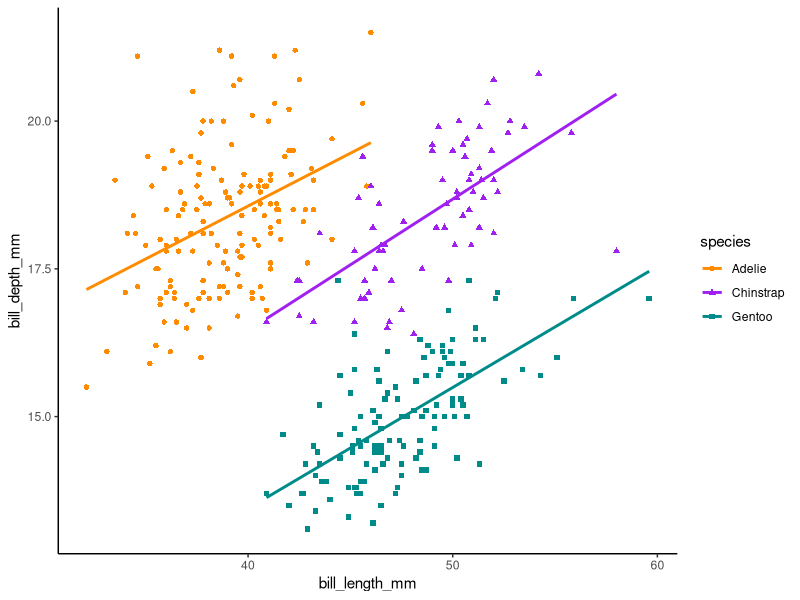
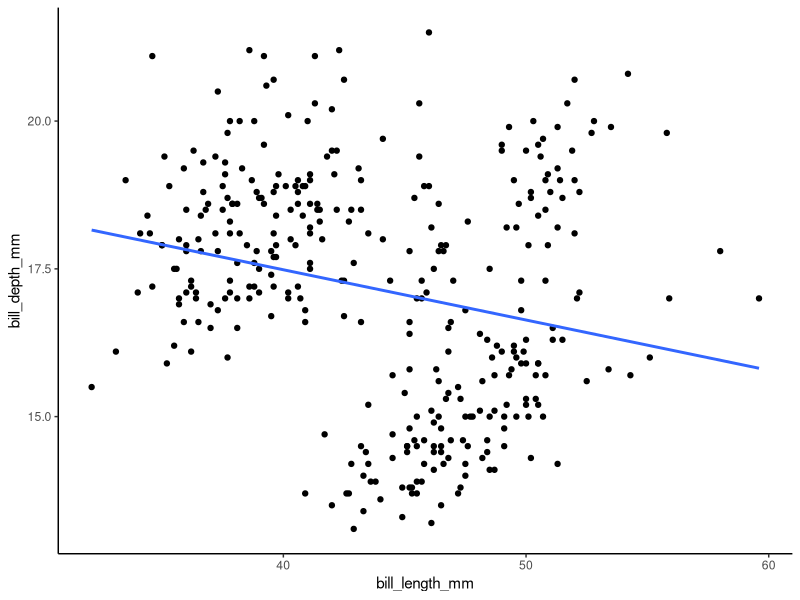
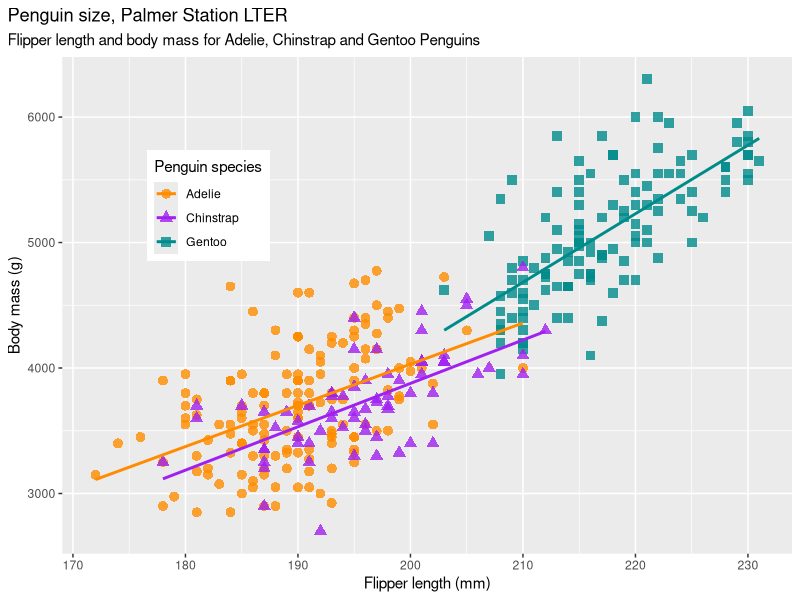

These figures' R source, in order: (Note: this script raises an error after producing the figures.)
## ---- chunk 1
knitr::opts_chunk$set(echo = FALSE, warning = FALSE, message = FALSE, fig.height=6, fig.width=8)
## ---- chunk 2
library(palmerpenguins)
library(here)
library(ggplot2)
library(dplyr)
## ---- chunk 3
data <- penguins
## ---- chunk 4
ggplot(data = data, aes(x = bill_length_mm, y = bill_depth_mm, colour = species, shape = species)) +
  geom_point() +
  scale_color_manual(values = c("darkorange","purple","cyan4")) +
  theme_classic() +
  geom_smooth(method = "lm", se = FALSE)
## ---- chunk 5
ggplot(data = data, aes(x = bill_length_mm, y = bill_depth_mm)) +
  geom_point() +
  scale_color_manual(values = c("darkorange","purple","cyan4")) +
  theme_classic() +
  geom_smooth(method = "lm", se = FALSE)
## ---- chunk 6
mass_flipper <- ggplot(data = penguins, 
                       aes(x = flipper_length_mm,
                           y = body_mass_g)) +
  geom_point(aes(color = species, 
                 shape = species),
             size = 3,
             alpha = 0.8) +
  scale_color_manual(values = c("darkorange","purple","cyan4")) +
  labs(title = "Penguin size, Palmer Station LTER",
       subtitle = "Flipper length and body mass for Adelie, Chinstrap and Gentoo Penguins",
       x = "Flipper length (mm)",
       y = "Body mass (g)",
       color = "Penguin species",
       shape = "Penguin species") +
  theme(legend.position = c(0.2, 0.7),
        plot.title.position = "plot",
        plot.caption = element_text(hjust = 0, face= "italic"),
        plot.caption.position = "plot")+
   geom_smooth(method = "lm", se = FALSE, aes(color = species))
mass_flipper
## ---- chunk 7
data.mod <- data %>% 
  select(-c(sex, year, island))
write.csv(data.mod, file = here("results", "data_mod.csv"))

## ---- chunk 8
sessionInfo()
